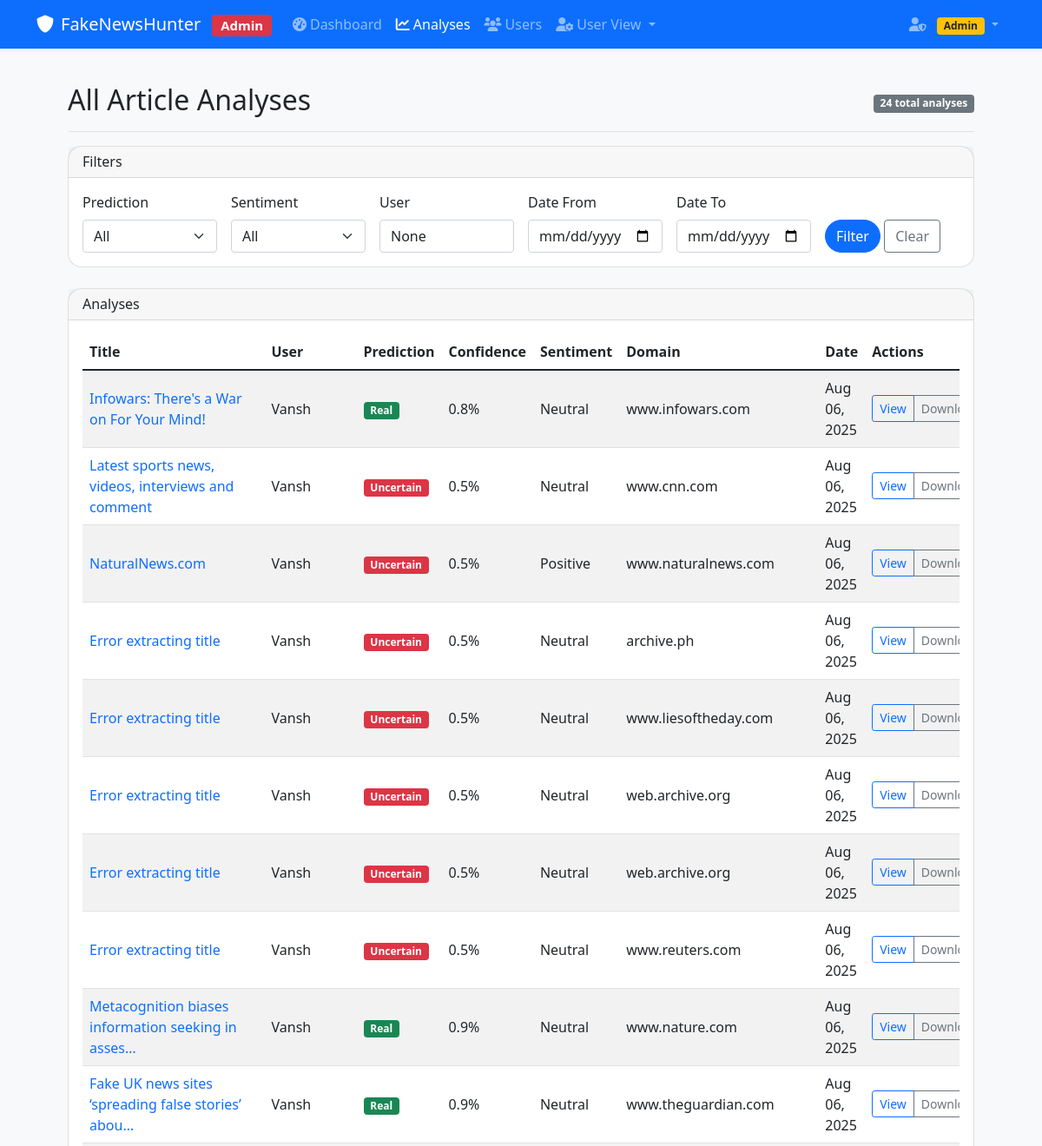
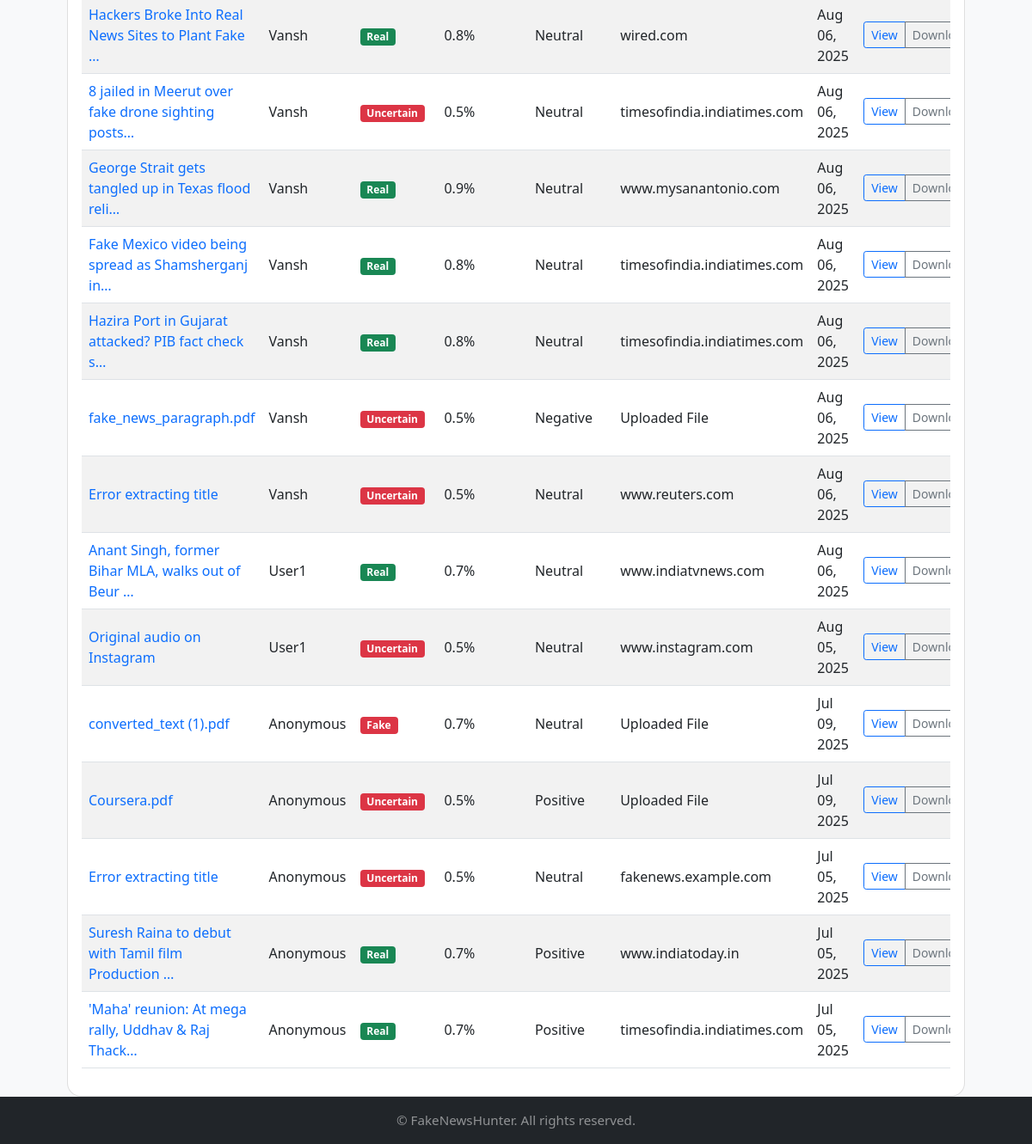
Page /admin-analyses/ (signed in) on the committed database (2 pictures, top to bottom).
### core/models.py (models this page shows, shortened)
class ArticleAnalysis(models.Model):
    user = models.ForeignKey(User, on_delete=models.CASCADE, related_name='analyses', null=True, blank=True)
    url = models.URLField(unique=True)
    title = models.CharField(max_length=512)
    content = models.TextField()
    publication_date = models.DateTimeField(null=True, blank=True)
    author = models.CharField(max_length=256, null=True, blank=True)
    source_domain = models.CharField(max_length=128)
    prediction = models.CharField(max_length=32)
    confidence = models.FloatField()
    sentiment = models.CharField(max_length=32)
    sentiment_score = models.FloatField()
    entities = models.TextField()
    trust_score = models.CharField(max_length=32)
    created_at = models.DateTimeField(auto_now_add=True)
    class Meta:
        verbose_name_plural = "Article Analyses"
        ordering = ['-created_at']

### core/admin_views.py (the view)
# urls.py: path('admin-analyses/', admin_views.admin_analyses, name='admin_analyses'),
@login_required
@user_passes_test(is_admin)
def admin_analyses(request):
    analyses = ArticleAnalysis.objects.select_related('user').all()
    prediction_filter = request.GET.get('prediction')
    sentiment_filter = request.GET.get('sentiment')
    user_filter = request.GET.get('user')
    date_from = request.GET.get('date_from')
    date_to = request.GET.get('date_to')
    if prediction_filter:
        analyses = analyses.filter(prediction=prediction_filter)
    if sentiment_filter:
        analyses = analyses.filter(sentiment=sentiment_filter)
    if user_filter:
        analyses = analyses.filter(user__username__icontains=user_filter)
    if date_from:
        analyses = analyses.filter(created_at__date__gte=date_from)
    if date_to:
        analyses = analyses.filter(created_at__date__lte=date_to)
    from django.core.paginator import Paginator
    paginator = Paginator(analyses, 50)
    page_number = request.GET.get('page')
    page_obj = paginator.get_page(page_number)
    context = {
        'page_obj': page_obj,
        'total_count': analyses.count(),
        'prediction_filter': prediction_filter,
        'sentiment_filter': sentiment_filter,
        'user_filter': user_filter,
        'date_from': date_from,
        'date_to': date_to,
    }
    return render(request, 'admin/analyses.html', context)

### core/admin_views.py (called while the page is built)
def is_admin(user):
    return user.is_authenticated and (user.is_superuser or user.is_staff)

### templates/admin/analyses.html (shortened to what this page needs)
{% extends 'base.html' %}
{% block content %}
<div class="container-fluid">
    <main class="px-4">
<div class="d-flex justify-content-between flex-wrap flex-md-nowrap align-items-center pt-3 pb-2 mb-3 border-bottom">
    <h1 class="h2">All Article Analyses</h1>
    <div class="btn-toolbar mb-2 mb-md-0">
        <span class="badge bg-secondary">{{ total_count }} total analyses</span>
    </div>
</div>
<div class="card mb-4">
    <div class="card-header">
        <h6 class="mb-0">Filters</h6>
    </div>
    <div class="card-body">
        <form method="get" class="row g-3">
            <div class="col-md-2">
                <label class="form-label">Prediction</label>
                <select name="prediction" class="form-select">
                    <option value="">All</option>
                </select>
            </div>
            <div class="col-md-2">
                <label class="form-label">Sentiment</label>
                <select name="sentiment" class="form-select">
                    <option value="">All</option>
                </select>
            </div>
            <div class="col-md-2">
                <label class="form-label">User</label>
                <input type="text" name="user" class="form-control" value="{{ user_filter }}" placeholder="Username">
            </div>
            <div class="col-md-2">
                <label class="form-label">Date From</label>
                <input type="date" name="date_from" class="form-control" value="{{ date_from }}">
            </div>
            <div class="col-md-2">
                <label class="form-label">Date To</label>
                <input type="date" name="date_to" class="form-control" value="{{ date_to }}">
            </div>
            <div class="col-md-2">
                <label class="form-label">&nbsp;</label>
                <div>
                    <button type="submit" class="btn btn-primary">Filter</button>
                    <a href="{% url 'admin_analyses' %}" class="btn btn-outline-secondary">Clear</a>
                </div>
            </div>
        </form>
    </div>
</div>
<div class="card">
    <div class="card-header">
        <h6 class="mb-0">Analyses</h6>
    </div>
    <div class="card-body">
        <div class="table-responsive">
            <table class="table table-striped">
                <thead>
                    <tr>
                        <th>Title</th>
                        <th>User</th>
                        <th>Prediction</th>
                        <th>Confidence</th>
                        <th>Sentiment</th>
                        <th>Domain</th>
                        <th>Date</th>
                        <th>Actions</th>
                    </tr>
                </thead>
                <tbody>
                    {% for analysis in page_obj %}
                    <tr>
                        <td>
                            <a href="{% url 'result' analysis.pk %}" class="text-decoration-none">
                                {{ analysis.title|truncatechars:50 }}
                            </a>
                        </td>
                        <td>{{ analysis.user.username|default:"Anonymous" }}</td>
                        <td>
                            <span class="badge {% if analysis.prediction == 'Real' %}bg-success{% else %}bg-danger{% endif %}">
                                {{ analysis.prediction }}
                            </span>
                        </td>
                        <td>{{ analysis.confidence|floatformat:1 }}%</td>
                        <td>{{ analysis.sentiment }}</td>
                        <td>{{ analysis.source_domain }}</td>
                        <td>{{ analysis.created_at|date:"M d, Y" }}</td>
                        <td>
                            <div class="btn-group btn-group-sm">
                                <a href="{% url 'result' analysis.pk %}" class="btn btn-outline-primary btn-sm">View</a>
                                <a href="{% url 'download_result' analysis.pk %}" class="btn btn-outline-secondary btn-sm">Download</a>
                            </div>
                        </td>
                    </tr>
                    {% empty %}
                    <tr>
                        <td colspan="8" class="text-center">No analyses found.</td>
                    </tr>
                    {% endfor %}
                </tbody>
            </table>
        </div>
    </div>
</div>
    </main>
</div>
{% endblock %}

### static/style.css (style rules this page uses)
body { background: #f8f9fa; }
.card { border-radius: 1rem; }
.card-header { border-radius: 1rem 1rem 0 0; }
.btn-primary, .btn-success, .btn-info { border-radius: 2rem; font-weight: 500; }
.table th, .table td { vertical-align: middle; }

### rows in the picture
ArticleAnalysis: title "Infowars: There's a War on For Your Mind!", user.username "Vansh", prediction "Real", confidence "0.8", sentiment "Neutral", source_domain "www.infowars.com", created_at "Aug 06, 2025"
ArticleAnalysis: title "Latest sports news, videos, interviews and comment", user.username "Vansh", prediction "Uncertain", confidence "0.5", sentiment "Neutral", source_domain "www.cnn.com", created_at "Aug 06, 2025"
ArticleAnalysis: title "NaturalNews.com", user.username "Vansh", prediction "Uncertain", confidence "0.5", sentiment "Positive", source_domain "www.naturalnews.com", created_at "Aug 06, 2025"
ArticleAnalysis: title "Error extracting title", user.username "Vansh", prediction "Uncertain", confidence "0.5", sentiment "Neutral", source_domain "archive.ph", created_at "Aug 06, 2025"
ArticleAnalysis: title "Error extracting title", user.username "Vansh", prediction "Uncertain", confidence "0.5", sentiment "Neutral", source_domain "www.liesoftheday.com", created_at "Aug 06, 2025"
ArticleAnalysis: title "Error extracting title", user.username "Vansh", prediction "Uncertain", confidence "0.5", sentiment "Neutral", source_domain "web.archive.org", created_at "Aug 06, 2025"
ArticleAnalysis: title "Error extracting title", user.username "Vansh", prediction "Uncertain", confidence "0.5", sentiment "Neutral", source_domain "web.archive.org", created_at "Aug 06, 2025"
ArticleAnalysis: title "Error extracting title", user.username "Vansh", prediction "Uncertain", confidence "0.5", sentiment "Neutral", source_domain "www.reuters.com", created_at "Aug 06, 2025"
ArticleAnalysis: title "Metacognition biases information seeking in asses…", user.username "Vansh", prediction "Real", confidence "0.9", sentiment "Neutral", source_domain "www.nature.com", created_at "Aug 06, 2025"
ArticleAnalysis: title "Fake UK news sites ‘spreading false stories’ abou…", user.username "Vansh", prediction "Real", confidence "0.9", sentiment "Neutral", source_domain "www.theguardian.com", created_at "Aug 06, 2025"
ArticleAnalysis: title "Hackers Broke Into Real News Sites to Plant Fake …", user.username "Vansh", prediction "Real", confidence "0.8", sentiment "Neutral", source_domain "wired.com", created_at "Aug 06, 2025"
ArticleAnalysis: title "8 jailed in Meerut over fake drone sighting posts…", user.username "Vansh", prediction "Uncertain", confidence "0.5", sentiment "Neutral", source_domain "timesofindia.indiatimes.com", created_at "Aug 06, 2025"
ArticleAnalysis: title "George Strait gets tangled up in Texas flood reli…", user.username "Vansh", prediction "Real", confidence "0.9", sentiment "Neutral", source_domain "www.mysanantonio.com", created_at "Aug 06, 2025"
ArticleAnalysis: title "Fake Mexico video being spread as Shamsherganj in…", user.username "Vansh", prediction "Real", confidence "0.8", sentiment "Neutral", source_domain "timesofindia.indiatimes.com", created_at "Aug 06, 2025"
ArticleAnalysis: title "Hazira Port in Gujarat attacked? PIB fact check s…", user.username "Vansh", prediction "Real", confidence "0.8", sentiment "Neutral", source_domain "timesofindia.indiatimes.com", created_at "Aug 06, 2025"
ArticleAnalysis: title "fake_news_paragraph.pdf", user.username "Vansh", prediction "Uncertain", confidence "0.5", sentiment "Negative", source_domain "Uploaded File", created_at "Aug 06, 2025"
ArticleAnalysis: title "Error extracting title", user.username "Vansh", prediction "Uncertain", confidence "0.5", sentiment "Neutral", source_domain "www.reuters.com", created_at "Aug 06, 2025"
ArticleAnalysis: title "Anant Singh, former Bihar MLA, walks out of Beur …", user.username "User1", prediction "Real", confidence "0.7", sentiment "Neutral", source_domain "www.indiatvnews.com", created_at "Aug 06, 2025"
ArticleAnalysis: title "Original audio on Instagram", user.username "User1", prediction "Uncertain", confidence "0.5", sentiment "Neutral", source_domain "www.instagram.com", created_at "Aug 05, 2025"
ArticleAnalysis: title "converted_text (1).pdf", user.username "Anonymous", prediction "Fake", confidence "0.7", sentiment "Neutral", source_domain "Uploaded File", created_at "Jul 09, 2025"
ArticleAnalysis: title "Coursera.pdf", user.username "Anonymous", prediction "Uncertain", confidence "0.5", sentiment "Positive", source_domain "Uploaded File", created_at "Jul 09, 2025"
ArticleAnalysis: title "Error extracting title", user.username "Anonymous", prediction "Uncertain", confidence "0.5", sentiment "Neutral", source_domain "fakenews.example.com", created_at "Jul 05, 2025"
ArticleAnalysis: title "Suresh Raina to debut with Tamil film Production …", user.username "Anonymous", prediction "Real", confidence "0.7", sentiment "Positive", source_domain "www.indiatoday.in", created_at "Jul 05, 2025"
ArticleAnalysis: title "'Maha' reunion: At mega rally, Uddhav & Raj Thack…", user.username "Anonymous", prediction "Real", confidence "0.7", sentiment "Positive", source_domain "timesofindia.indiatimes.com", created_at "Jul 05, 2025"

### other values in the picture
{{ total_count }} "24"
